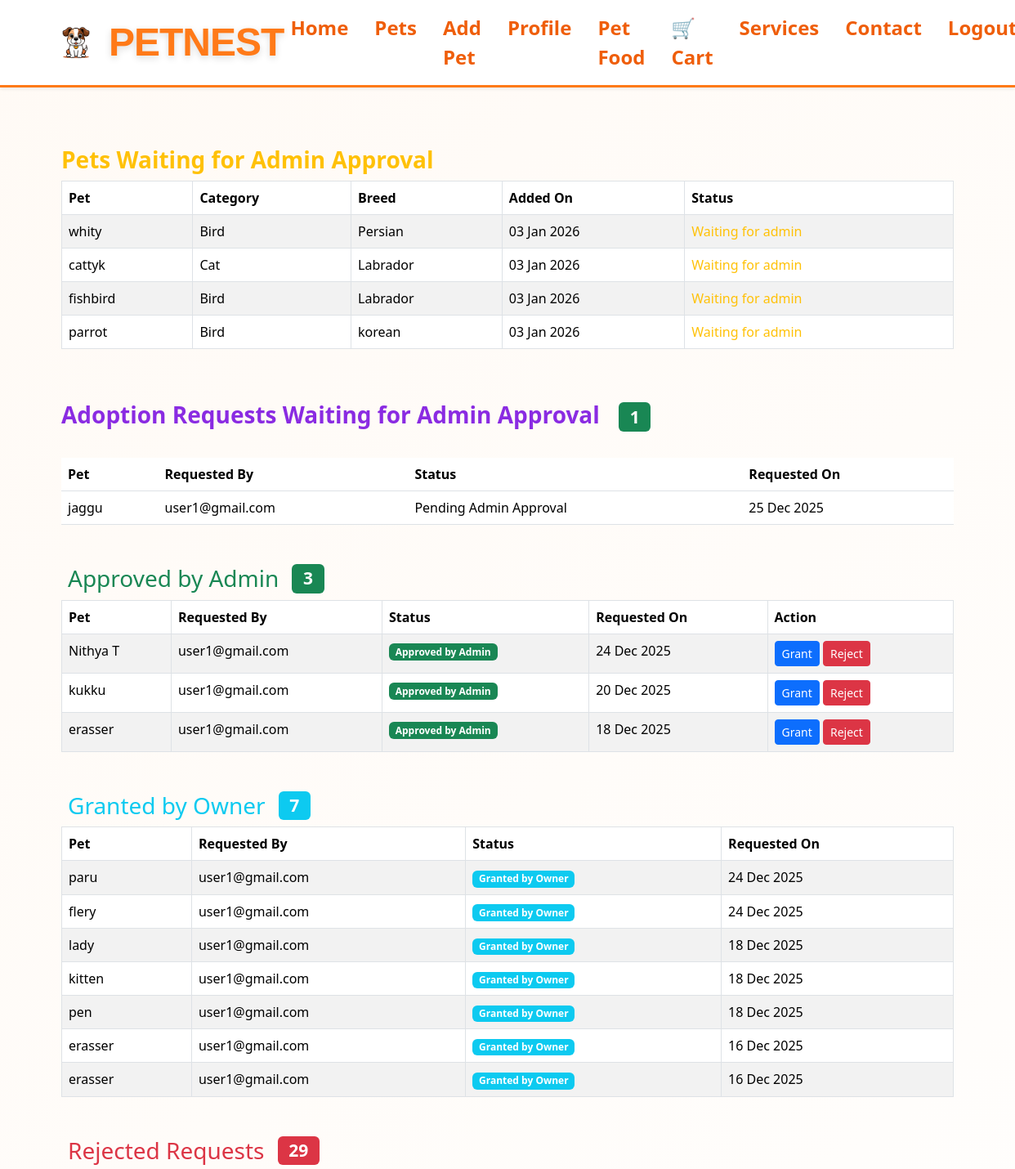
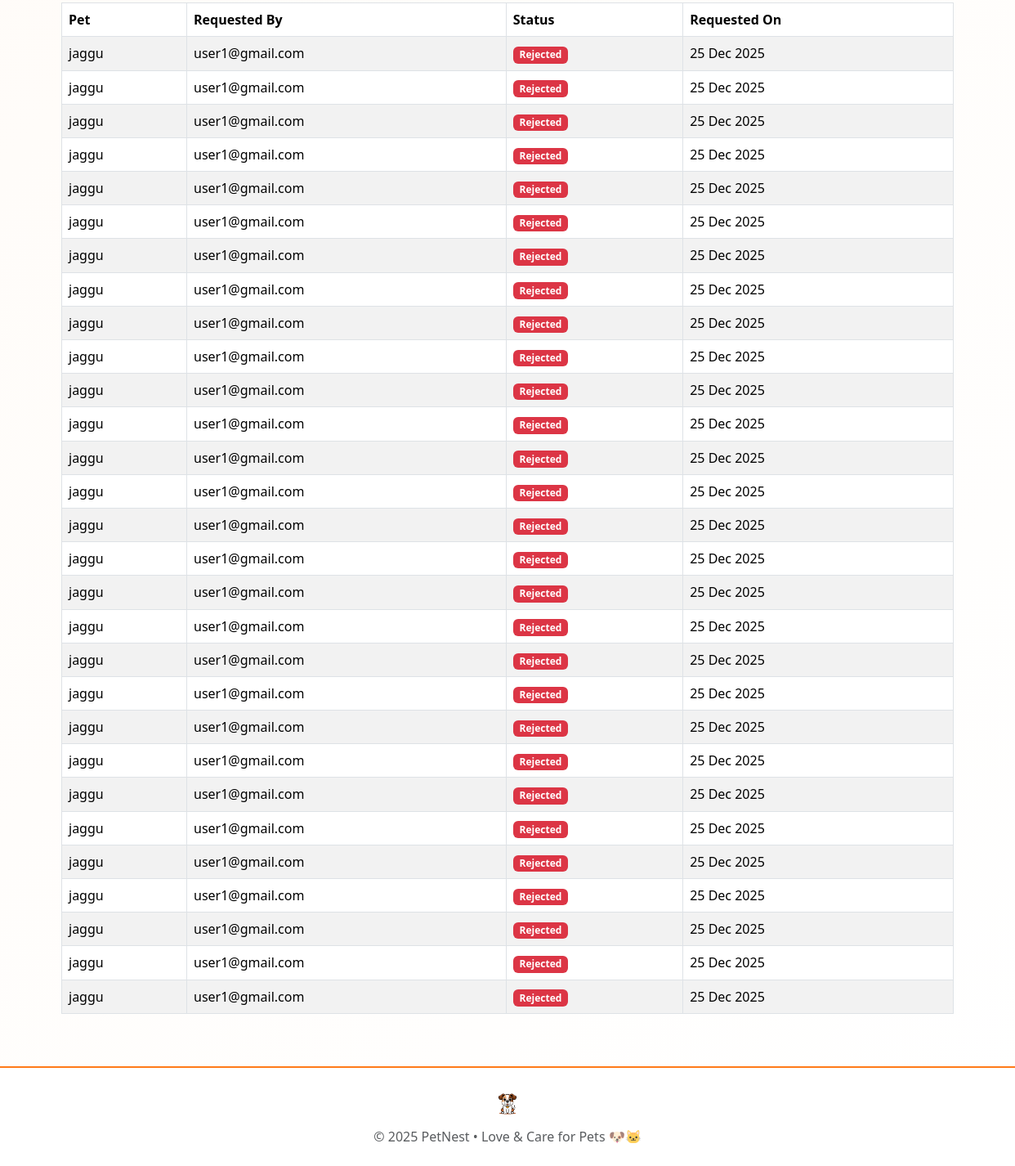
Screenshot of /adoption/owner/requests/ (signed in) with the database file from the repository (2 pictures, top to bottom).
### Pets_App/models.py (models this page shows, shortened)
class Pet(models.Model):
    GENDER_CHOICES = (
        ('male', 'Male'),
        ('female', 'Female'),
    )
    AVAILABILITY_CHOICES = (
        ('available', 'Available'),
        ('adopted', 'Adopted'),
    )
    APPROVAL_CHOICES = (
        ('pending', 'Pending'),
        ('approved', 'Approved'),
        ('rejected', 'Rejected'),
    )
    owner = models.ForeignKey(User, on_delete=models.CASCADE)
    category = models.ForeignKey(
        PetCategory,
        on_delete=models.CASCADE,
        related_name="pets",
        null=True,
        blank=True
    )
    breed = models.ForeignKey(
        PetBreed,
        on_delete=models.SET_NULL,
        null=True,
        blank=True
    )
    name = models.CharField(max_length=150)
    age = models.CharField(max_length=50, default='Unknown')
    gender = models.CharField(max_length=10, choices=GENDER_CHOICES, blank=True)
    colour = models.CharField(max_length=50, default="Unknown")
    description = models.TextField(blank=True)
    photo = models.ImageField(upload_to="pet_images/", null=True, blank=True)
    availability = models.CharField(
        max_length=20,
        choices=AVAILABILITY_CHOICES,
        default='available'
    )
    approval_status = models.CharField(
        max_length=20,
        choices=APPROVAL_CHOICES,
        default='pending'
    )
    created_at = models.DateTimeField(auto_now_add=True)

class PetCategory(models.Model):
    name = models.CharField(max_length=100, unique=True)

class PetBreed(models.Model):
    category = models.ForeignKey(
        PetCategory,
        on_delete=models.CASCADE,
        related_name="breeds"
    )
    name = models.CharField(max_length=100)

### Adoption_App/models.py (models this page shows, shortened)
class AdoptionRequest(models.Model):
    STATUS_CHOICES = (
        ('pending_admin', 'Pending Admin Approval'),
        ('approved_by_admin', 'Approved by Admin'),
        ('granted_by_owner', 'Granted by Owner'),
        ('rejected', 'Rejected'),
    )
    user = models.ForeignKey(User, on_delete=models.CASCADE)
    pet = models.ForeignKey(Pet, on_delete=models.CASCADE)
    owner = models.ForeignKey(
        User,
        on_delete=models.CASCADE,
        related_name='owner_requests'
    )
    status = models.CharField(
        max_length=30,
        choices=STATUS_CHOICES,
        default='pending_admin'
    )
    created_at = models.DateTimeField(auto_now_add=True)

### Adoption_App/views.py (the view)
# urls.py: path('owner/requests/',views.owner_adoption_requests,name='owner_adoption_requests'),
@login_required
def owner_adoption_requests(request):
    pending_pets = Pet.objects.filter(owner=request.user, approval_status='Pending')
    pending_requests = AdoptionRequest.objects.filter(
        owner=request.user,
        status='pending_admin'
    ).select_related('pet', 'user').order_by('-created_at')
    approved_requests = AdoptionRequest.objects.filter(
        owner=request.user,
        status='approved_by_admin'
    ).select_related('pet', 'user').order_by('-created_at')
    granted_requests = AdoptionRequest.objects.filter(
        owner=request.user,
        status='granted_by_owner'
    ).select_related('pet', 'user').order_by('-created_at')
    rejected_requests = AdoptionRequest.objects.filter(
        owner=request.user,
        status='rejected'
    ).select_related('pet', 'user').order_by('-created_at')
    return render(request, 'Adoption_App/owner_requests.html', {
        'pending_pets': pending_pets,
        'pending_requests': pending_requests,
        'approved_requests': approved_requests,
        'granted_requests': granted_requests,
        'rejected_requests': rejected_requests,
    })

### Adoption_App/Templates/Adoption_App/owner_requests.html (shortened to what this page needs)
{% extends 'Owner_App/ownerbase.html' %}
{% load static %}
{% block content %}
<div class="container mt-4">
    <h3 style="font-weight: 700;" class="mt-4 text-warning">Pets Waiting for Admin Approval</h3>
<table class="table table-striped table-bordered" >
    <thead>
        <tr>
            <th>Pet</th>
            <th>Category</th>
            <th>Breed</th>
            <th>Added On</th>
            <th>Status</th>
        </tr>
    </thead>
    <tbody>
        {% for pet in pending_pets %}
        <tr style="color: orangered;">
            <td>{{ pet.name }}</td>
            <td>{{ pet.category.name }}</td>
            <td>
                {% if pet.breed %}
                    {{ pet.breed.name }}
                {% else %}
                    N/A
                {% endif %}
            </td>
            <td>{{ pet.created_at|date:"d M Y" }}</td>
            <td class="text-warning">Waiting for admin</td>
        </tr>
        {% empty %}
        <tr>
            <td colspan="5" class="text-center">No pets pending admin approval.</td>
        </tr>
        {% endfor %}
    </tbody>
</table>
 <br><br>
<h3 style="color: blueviolet;font-weight: 700;">Adoption Requests Waiting for Admin Approval
    <span class="badge bg-success ms-3" style="background-color:aliceblue blueviolet;font-weight: 700;">{{ pending_requests|length }}</span></h3><br>
<table class="table">
    <thead>
        <tr>
            <th>Pet</th>
            <th>Requested By</th>
            <th>Status</th>
            <th>Requested On</th>
        </tr>
    </thead>
    <tbody>
        {% for req in pending_requests %}
        <tr>
            <td>{{ req.pet.name }}</td>
            <td>{{ req.user.username }}</td>
            <td>{{ req.get_status_display }}</td>
            <td>{{ req.created_at|date:"d M Y" }}</td>
        </tr>
        {% empty %}
        <tr>
            <td colspan="4" class="text-center">No pending adoption requests.</td>
        </tr>
        {% endfor %}
    </tbody>
</table>
    <h3 class="mt-5 d-flex align-items-center text-success">
        Approved by Admin
        <span class="badge bg-success ms-3">{{ approved_requests|length }}</span>
    </h3>
    <table class="table table-striped table-hover table-bordered">
        <thead style="background:#d4edda;">
            <tr>
                <th>Pet</th>
                <th>Requested By</th>
                <th>Status</th>
                <th>Requested On</th>
                <th>Action</th>
            </tr>
        </thead>
        <tbody>
        {% for req in approved_requests %}
            <tr>
                <td>{{ req.pet.name }}</td>
                <td>{{ req.user.username }}</td>
                <td>
                    <span class="badge bg-success">{{ req.get_status_display }}</span>
                </td>
                <td>{{ req.created_at|date:"d M Y" }}</td>
                <td>
                    <a href="{% url 'owner_grant_request' req.id %}" class="btn btn-primary btn-sm">Grant</a>
                    <a href="{% url 'owner_reject_request' req.id %}" class="btn btn-danger btn-sm">Reject</a>
                </td>
            </tr>
        {% empty %}
            <tr>
                <td colspan="5" class="text-center">No approved requests yet.</td>
            </tr>
        {% endfor %}
        </tbody>
    </table>
    <h3 class="mt-5 d-flex align-items-center text-info">
        Granted by Owner
        <span class="badge bg-info ms-3">{{ granted_requests|length }}</span>
    </h3>
    <table class="table table-striped table-hover table-bordered">
        <thead style="background:#cce5ff;">
            <tr>
                <th>Pet</th>
                <th>Requested By</th>
                <th>Status</th>
                <th>Requested On</th>
            </tr>
        </thead>
        <tbody>
        {% for req in granted_requests %}
            <tr>
                <td>{{ req.pet.name }}</td>
                <td>{{ req.user.username }}</td>
                <td>
                    <span class="badge bg-info">{{ req.get_status_display }}</span>
                </td>
                <td>{{ req.created_at|date:"d M Y" }}</td>
            </tr>
        {% empty %}
            <tr>
                <td colspan="4" class="text-center">No granted requests yet.</td>
            </tr>
        {% endfor %}
        </tbody>
    </table>
    <h3 class="mt-5 d-flex align-items-center text-danger">
        Rejected Requests
        <span class="badge bg-danger ms-3">{{ rejected_requests|length }}</span>
    </h3>
    <table class="table table-striped table-hover table-bordered">
        <thead style="background:#f8d7da;">
            <tr>
                <th>Pet</th>
                <th>Requested By</th>
                <th>Status</th>
                <th>Requested On</th>
            </tr>
        </thead>
        <tbody>
        {% for req in rejected_requests %}
            <tr>
                <td>{{ req.pet.name }}</td>
                <td>{{ req.user.username }}</td>
                <td>
                    <span class="badge bg-danger">{{ req.get_status_display }}</span>
                </td>
                <td>{{ req.created_at|date:"d M Y" }}</td>
            </tr>
        {% empty %}
            <tr>
                <td colspan="4" class="text-center">No rejected requests.</td>
            </tr>
        {% endfor %}
        </tbody>
    </table>
</div>
{% endblock %}

### static/css/user.css (style rules this page uses)
.user-body { background: linear-gradient(135deg, #fffaf5, #fff); min-height: 100vh; display: flex; flex-direction: column; }

### rows the page displays
Pet: name "whity", category.name "Bird", breed.name "Persian", created_at "03 Jan 2026"
Pet: name "cattyk", category.name "Cat", breed.name "Labrador", created_at "03 Jan 2026"
Pet: name "fishbird", category.name "Bird", breed.name "Labrador", created_at "03 Jan 2026"
Pet: name "parrot", category.name "Bird", breed.name "korean", created_at "03 Jan 2026"
AdoptionRequest: pet.name "jaggu", user.username "user1@gmail.com", status "Pending Admin Approval", created_at "25 Dec 2025"
AdoptionRequest: pet.name "Nithya T", user.username "user1@gmail.com", status "Approved by Admin", created_at "24 Dec 2025"
AdoptionRequest: pet.name "kukku", user.username "user1@gmail.com", status "Approved by Admin", created_at "20 Dec 2025"
AdoptionRequest: pet.name "erasser", user.username "user1@gmail.com", status "Approved by Admin", created_at "18 Dec 2025"
AdoptionRequest: pet.name "paru", user.username "user1@gmail.com", status "Granted by Owner", created_at "24 Dec 2025"
AdoptionRequest: pet.name "flery", user.username "user1@gmail.com", status "Granted by Owner", created_at "24 Dec 2025"
AdoptionRequest: pet.name "lady", user.username "user1@gmail.com", status "Granted by Owner", created_at "18 Dec 2025"
AdoptionRequest: pet.name "kitten", user.username "user1@gmail.com", status "Granted by Owner", created_at "18 Dec 2025"
AdoptionRequest: pet.name "pen", user.username "user1@gmail.com", status "Granted by Owner", created_at "18 Dec 2025"
AdoptionRequest: pet.name "erasser", user.username "user1@gmail.com", status "Granted by Owner", created_at "16 Dec 2025"
AdoptionRequest: pet.name "erasser", user.username "user1@gmail.com", status "Granted by Owner", created_at "16 Dec 2025"
AdoptionRequest: pet.name "jaggu", user.username "user1@gmail.com", status "Rejected", created_at "25 Dec 2025"
AdoptionRequest: pet.name "jaggu", user.username "user1@gmail.com", status "Rejected", created_at "25 Dec 2025"
AdoptionRequest: pet.name "jaggu", user.username "user1@gmail.com", status "Rejected", created_at "25 Dec 2025"
AdoptionRequest: pet.name "jaggu", user.username "user1@gmail.com", status "Rejected", created_at "25 Dec 2025"
AdoptionRequest: pet.name "jaggu", user.username "user1@gmail.com", status "Rejected", created_at "25 Dec 2025"
AdoptionRequest: pet.name "jaggu", user.username "user1@gmail.com", status "Rejected", created_at "25 Dec 2025"
AdoptionRequest: pet.name "jaggu", user.username "user1@gmail.com", status "Rejected", created_at "25 Dec 2025"
AdoptionRequest: pet.name "jaggu", user.username "user1@gmail.com", status "Rejected", created_at "25 Dec 2025"
AdoptionRequest: pet.name "jaggu", user.username "user1@gmail.com", status "Rejected", created_at "25 Dec 2025"
AdoptionRequest: pet.name "jaggu", user.username "user1@gmail.com", status "Rejected", created_at "25 Dec 2025"
AdoptionRequest: pet.name "jaggu", user.username "user1@gmail.com", status "Rejected", created_at "25 Dec 2025"
AdoptionRequest: pet.name "jaggu", user.username "user1@gmail.com", status "Rejected", created_at "25 Dec 2025"
AdoptionRequest: pet.name "jaggu", user.username "user1@gmail.com", status "Rejected", created_at "25 Dec 2025"
AdoptionRequest: pet.name "jaggu", user.username "user1@gmail.com", status "Rejected", created_at "25 Dec 2025"
AdoptionRequest: pet.name "jaggu", user.username "user1@gmail.com", status "Rejected", created_at "25 Dec 2025"
AdoptionRequest: pet.name "jaggu", user.username "user1@gmail.com", status "Rejected", created_at "25 Dec 2025"
AdoptionRequest: pet.name "jaggu", user.username "user1@gmail.com", status "Rejected", created_at "25 Dec 2025"
AdoptionRequest: pet.name "jaggu", user.username "user1@gmail.com", status "Rejected", created_at "25 Dec 2025"
AdoptionRequest: pet.name "jaggu", user.username "user1@gmail.com", status "Rejected", created_at "25 Dec 2025"
AdoptionRequest: pet.name "jaggu", user.username "user1@gmail.com", status "Rejected", created_at "25 Dec 2025"
AdoptionRequest: pet.name "jaggu", user.username "user1@gmail.com", status "Rejected", created_at "25 Dec 2025"
AdoptionRequest: pet.name "jaggu", user.username "user1@gmail.com", status "Rejected", created_at "25 Dec 2025"
AdoptionRequest: pet.name "jaggu", user.username "user1@gmail.com", status "Rejected", created_at "25 Dec 2025"
AdoptionRequest: pet.name "jaggu", user.username "user1@gmail.com", status "Rejected", created_at "25 Dec 2025"
AdoptionRequest: pet.name "jaggu", user.username "user1@gmail.com", status "Rejected", created_at "25 Dec 2025"
AdoptionRequest: pet.name "jaggu", user.username "user1@gmail.com", status "Rejected", created_at "25 Dec 2025"
AdoptionRequest: pet.name "jaggu", user.username "user1@gmail.com", status "Rejected", created_at "25 Dec 2025"
AdoptionRequest: pet.name "jaggu", user.username "user1@gmail.com", status "Rejected", created_at "25 Dec 2025"
AdoptionRequest: pet.name "jaggu", user.username "user1@gmail.com", status "Rejected", created_at "25 Dec 2025"

### other values shown
{{ pending_requests|length }} "1"
{{ approved_requests|length }} "3"
{{ granted_requests|length }} "7"
{{ rejected_requests|length }} "29"
{{ year|default:2025 }} "2025"
